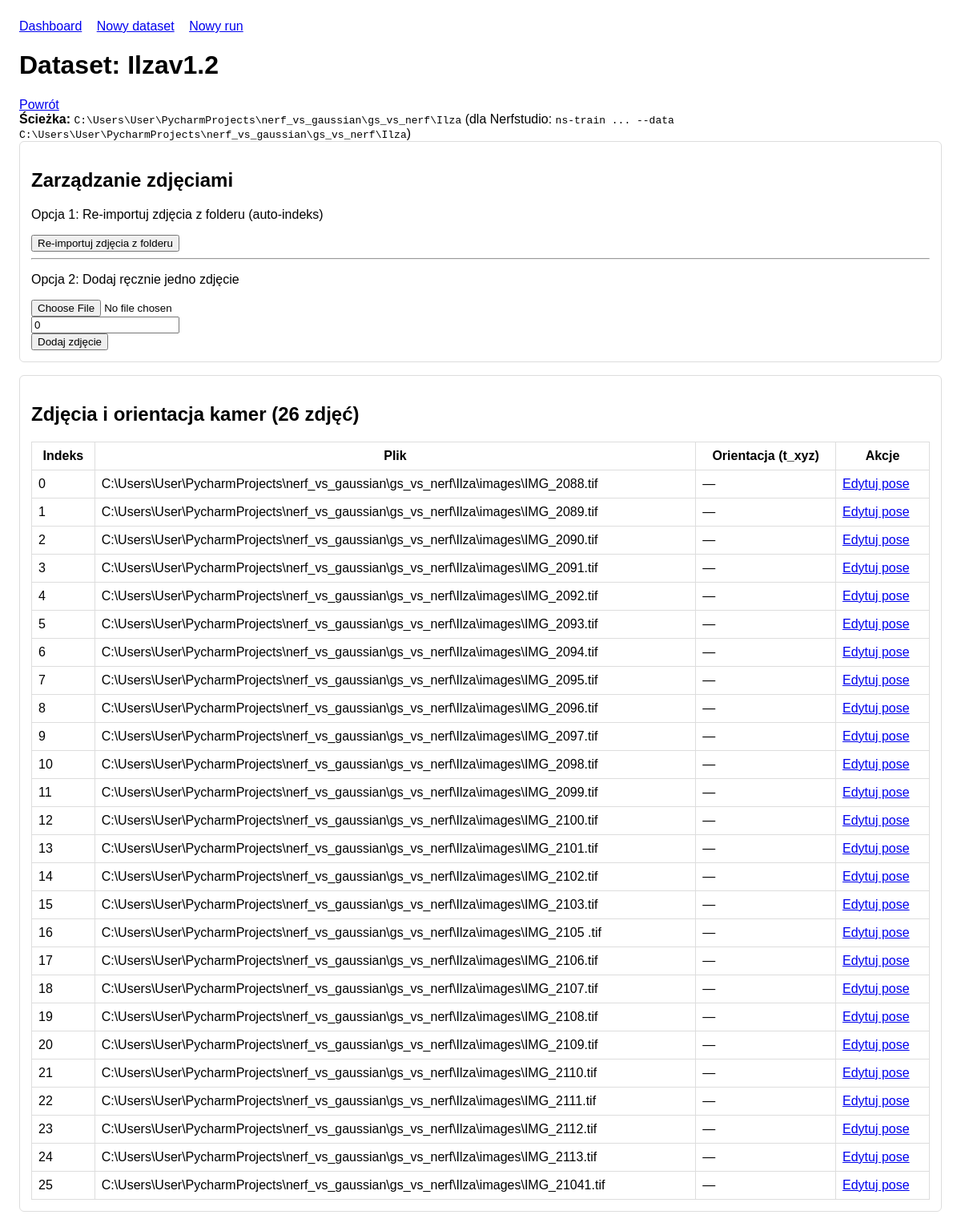
The page /datasets/4/ on the database its author committed.
### experiments/models.py (models this page shows, shortened)
class Dataset(models.Model):
    name = models.CharField(max_length=128, unique=True)
    description = models.TextField(blank=True)
    data_path = models.CharField(max_length=512)
    created_at = models.DateTimeField(auto_now_add=True)
    class Meta:
        ordering = ["-created_at"]

class ImageFrame(models.Model):
    dataset = models.ForeignKey(Dataset, on_delete=models.CASCADE, related_name="images")
    image_file = models.FileField(upload_to="datasets/images/")
    frame_index = models.PositiveIntegerField(default=0)
    created_at = models.DateTimeField(auto_now_add=True)
    class Meta:
        ordering = ["frame_index", "id"]
        constraints = [
            models.UniqueConstraint(
                fields=["dataset", "frame_index"],
                name="unique_frame_per_dataset",
            )
        ]

### experiments/views.py (the view)
# urls.py: path("datasets/<int:pk>/", views.dataset_detail, name="dataset_detail"),
def dataset_detail(request, pk: int):
    dataset = get_object_or_404(Dataset, pk=pk)
    image_form = ImageFrameForm()
    images = dataset.images.select_related("pose")
    return render(
        request,
        "experiments/dataset_detail.html",
        {"dataset": dataset, "images": images, "image_form": image_form},
    )

### experiments/forms.py
class ImageFrameForm(forms.ModelForm):
    class Meta:
        model = ImageFrame
        fields = ["image_file", "frame_index"]

### experiments/templates/experiments/dataset_detail.html (shortened to what this page needs)
{% extends 'experiments/base.html' %}
{% block content %}
<div class="d-flex justify-content-between align-items-center mb-3 gap-2">
    <div>
        <h1 class="h3 mb-1">Dataset: {{ dataset.name }}</h1>
    </div>
    <a href="{% url 'experiments:dashboard' %}" class="btn btn-outline-secondary btn-sm">Powrót</a>
</div>
<div class="alert alert-info">
    <strong>Ścieżka:</strong> <code>{{ dataset.data_path }}</code>
    (dla Nerfstudio: <code>ns-train ... --data {{ dataset.data_path }}</code>)
</div>
<div class="card mb-3">
    <div class="card-header">
        <h2 class="h5 mb-0">Zarządzanie zdjęciami</h2>
    </div>
    <div class="card-body">
        <p class="mb-3 text-muted">Opcja 1: Re-importuj zdjęcia z folderu (auto-indeks)</p>
        <form method="post" action="{% url 'experiments:dataset_reimport_images' dataset.pk %}" style="display: inline;">
            <button type="submit" class="btn btn-success btn-sm">Re-importuj zdjęcia z folderu</button>
        </form>
        <hr class="my-3">
        <p class="mb-3 text-muted">Opcja 2: Dodaj ręcznie jedno zdjęcie</p>
        <form method="post" enctype="multipart/form-data" action="{% url 'experiments:image_upload' dataset.pk %}">
            <div class="row g-2">
                <div class="col-auto">
                    {{ image_form.image_file }}
                </div>
                <div class="col-auto">
                    {{ image_form.frame_index }}
                </div>
                <div class="col-auto">
                    <button type="submit" class="btn btn-primary btn-sm">Dodaj zdjęcie</button>
                </div>
            </div>
        </form>
    </div>
</div>
<div class="card">
    <div class="card-header">
        <h2 class="h5 mb-0">Zdjęcia i orientacja kamer ({{ images.count }} zdjęć)</h2>
    </div>
    <div class="table-responsive">
        <table class="table table-sm mb-0">
            <thead class="table-light">
                <tr>
                    <th>Indeks</th>
                    <th>Plik</th>
                    <th>Orientacja (t_xyz)</th>
                    <th>Akcje</th>
                </tr>
            </thead>
            <tbody>
            {% for image in images %}
                <tr>
                    <td>
                        <span class="badge bg-secondary">{{ image.frame_index }}</span>
                    </td>
                    <td>{{ image.image_file.name }}</td>
                    <td>
                        {% if image.pose %}
                            <code>({{ image.pose.tx|floatformat:2 }}, {{ image.pose.ty|floatformat:2 }}, {{ image.pose.tz|floatformat:2 }})</code>
                        {% else %}
                            <span class="text-muted">—</span>
                        {% endif %}
                    </td>
                    <td>
                        <a href="{% url 'experiments:pose_edit' image.pk %}" class="btn btn-outline-primary btn-xs">Edytuj pose</a>
                    </td>
                </tr>
            {% empty %}
                <tr>
                    <td colspan="4" class="text-center text-muted py-3">Brak zdjęć. Użyj przycisku „Re-importuj zdjęcia z folderu" powyżej.</td>
                </tr>
            {% endfor %}
            </tbody>
        </table>
    </div>
</div>
{% endblock %}

### experiments/templates/experiments/base.html (style rules this page uses)
body { font-family: Arial, sans-serif; margin: 24px; }
table { border-collapse: collapse; width: 100%; margin-top: 16px; }
th, td { border: 1px solid #ddd; padding: 8px; }
.card { border: 1px solid #ddd; padding: 14px; margin-bottom: 16px; border-radius: 6px; }

### rows shown on the page
Dataset: name "Ilzav1.2", data_path "C:\\Users\\User\\PycharmProjects\\nerf_vs_gaussian\\gs_vs_nerf\\Ilza"
ImageFrame: frame_index "0", image_file.name "C:\\Users\\User\\PycharmProjects\\nerf_vs_gaussian\\gs_vs_nerf\\Ilza\\images\\IMG_2088.tif"
ImageFrame: frame_index "1", image_file.name "C:\\Users\\User\\PycharmProjects\\nerf_vs_gaussian\\gs_vs_nerf\\Ilza\\images\\IMG_2089.tif"
ImageFrame: frame_index "2", image_file.name "C:\\Users\\User\\PycharmProjects\\nerf_vs_gaussian\\gs_vs_nerf\\Ilza\\images\\IMG_2090.tif"
ImageFrame: frame_index "3", image_file.name "C:\\Users\\User\\PycharmProjects\\nerf_vs_gaussian\\gs_vs_nerf\\Ilza\\images\\IMG_2091.tif"
ImageFrame: frame_index "4", image_file.name "C:\\Users\\User\\PycharmProjects\\nerf_vs_gaussian\\gs_vs_nerf\\Ilza\\images\\IMG_2092.tif"
ImageFrame: frame_index "5", image_file.name "C:\\Users\\User\\PycharmProjects\\nerf_vs_gaussian\\gs_vs_nerf\\Ilza\\images\\IMG_2093.tif"
ImageFrame: frame_index "6", image_file.name "C:\\Users\\User\\PycharmProjects\\nerf_vs_gaussian\\gs_vs_nerf\\Ilza\\images\\IMG_2094.tif"
ImageFrame: frame_index "7", image_file.name "C:\\Users\\User\\PycharmProjects\\nerf_vs_gaussian\\gs_vs_nerf\\Ilza\\images\\IMG_2095.tif"
ImageFrame: frame_index "8", image_file.name "C:\\Users\\User\\PycharmProjects\\nerf_vs_gaussian\\gs_vs_nerf\\Ilza\\images\\IMG_2096.tif"
ImageFrame: frame_index "9", image_file.name "C:\\Users\\User\\PycharmProjects\\nerf_vs_gaussian\\gs_vs_nerf\\Ilza\\images\\IMG_2097.tif"
ImageFrame: frame_index "10", image_file.name "C:\\Users\\User\\PycharmProjects\\nerf_vs_gaussian\\gs_vs_nerf\\Ilza\\images\\IMG_2098.tif"
ImageFrame: frame_index "11", image_file.name "C:\\Users\\User\\PycharmProjects\\nerf_vs_gaussian\\gs_vs_nerf\\Ilza\\images\\IMG_2099.tif"
ImageFrame: frame_index "12", image_file.name "C:\\Users\\User\\PycharmProjects\\nerf_vs_gaussian\\gs_vs_nerf\\Ilza\\images\\IMG_2100.tif"
ImageFrame: frame_index "13", image_file.name "C:\\Users\\User\\PycharmProjects\\nerf_vs_gaussian\\gs_vs_nerf\\Ilza\\images\\IMG_2101.tif"
ImageFrame: frame_index "14", image_file.name "C:\\Users\\User\\PycharmProjects\\nerf_vs_gaussian\\gs_vs_nerf\\Ilza\\images\\IMG_2102.tif"
ImageFrame: frame_index "15", image_file.name "C:\\Users\\User\\PycharmProjects\\nerf_vs_gaussian\\gs_vs_nerf\\Ilza\\images\\IMG_2103.tif"
ImageFrame: frame_index "16", image_file.name "C:\\Users\\User\\PycharmProjects\\nerf_vs_gaussian\\gs_vs_nerf\\Ilza\\images\\IMG_2105 .tif"
ImageFrame: frame_index "17", image_file.name "C:\\Users\\User\\PycharmProjects\\nerf_vs_gaussian\\gs_vs_nerf\\Ilza\\images\\IMG_2106.tif"
ImageFrame: frame_index "18", image_file.name "C:\\Users\\User\\PycharmProjects\\nerf_vs_gaussian\\gs_vs_nerf\\Ilza\\images\\IMG_2107.tif"
ImageFrame: frame_index "19", image_file.name "C:\\Users\\User\\PycharmProjects\\nerf_vs_gaussian\\gs_vs_nerf\\Ilza\\images\\IMG_2108.tif"
ImageFrame: frame_index "20", image_file.name "C:\\Users\\User\\PycharmProjects\\nerf_vs_gaussian\\gs_vs_nerf\\Ilza\\images\\IMG_2109.tif"
ImageFrame: frame_index "21", image_file.name "C:\\Users\\User\\PycharmProjects\\nerf_vs_gaussian\\gs_vs_nerf\\Ilza\\images\\IMG_2110.tif"
ImageFrame: frame_index "22", image_file.name "C:\\Users\\User\\PycharmProjects\\nerf_vs_gaussian\\gs_vs_nerf\\Ilza\\images\\IMG_2111.tif"
ImageFrame: frame_index "23", image_file.name "C:\\Users\\User\\PycharmProjects\\nerf_vs_gaussian\\gs_vs_nerf\\Ilza\\images\\IMG_2112.tif"
ImageFrame: frame_index "24", image_file.name "C:\\Users\\User\\PycharmProjects\\nerf_vs_gaussian\\gs_vs_nerf\\Ilza\\images\\IMG_2113.tif"
ImageFrame: frame_index "25", image_file.name "C:\\Users\\User\\PycharmProjects\\nerf_vs_gaussian\\gs_vs_nerf\\Ilza\\images\\IMG_21041.tif"

### other values the page prints
{{ images.count }} "26"
